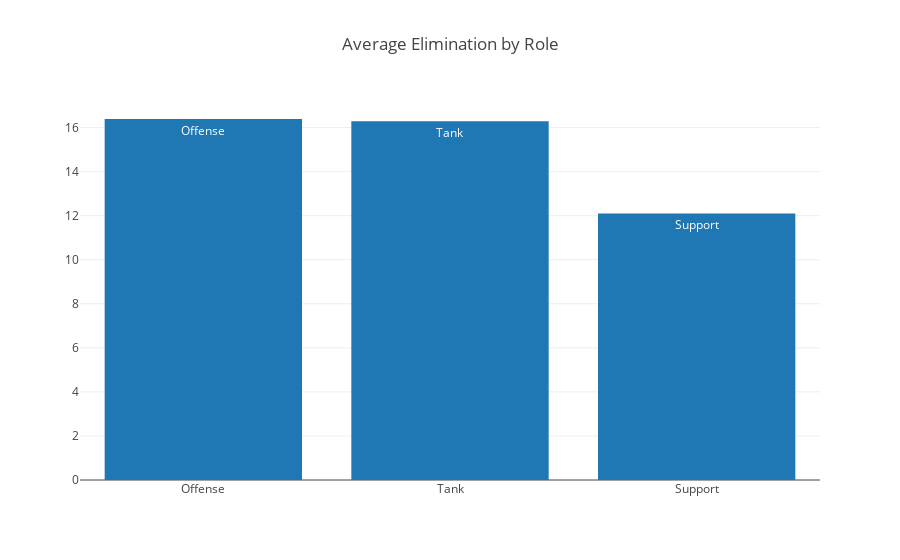

Notebook source saved alongside this figure:
### Code cell
# Offenseplayers_elims=playerstats.loc[(playerstats["role"]=="Offense")]['eliminations']
# Supportplayers_elims=playerstats.loc[(playerstats["role"]=="Support")]['eliminations']
# Tankplayers_elims=playerstats.loc[(playerstats["role"]=="Tank")]['eliminations']
import numpy as np
from matplotlib import pyplot as plt
plt.style.use('ggplot')
import plotly
from plotly.graph_objs import Figure, Histogram, Layout, Bar
plotly.offline.init_notebook_mode(connected=True)


role_elims = playerstats.groupby('role')['eliminations'].mean().sort_values(ascending=False).reset_index()
data = [Bar(x=role_elims['role'], y=role_elims['eliminations'], text=role_elims['role'])]
layout = Layout(title="Average Elimination by Role")

fig = Figure(data=data, layout=layout)

plotly.offline.iplot(fig,show_link=False)

### Figure 1 — Plotly figure (JSON) as saved in the notebook; plotly's stock layout.template omitted (floating-point values rounded to 4 significant figures)
{"data": [{"text": ["Offense", "Tank", "Support"], "type": "bar", "x": ["Offense", "Tank", "Support"], "y": [16.39, 16.28, 12.1]}], "layout": {"title": "Average Elimination by Role"}}
